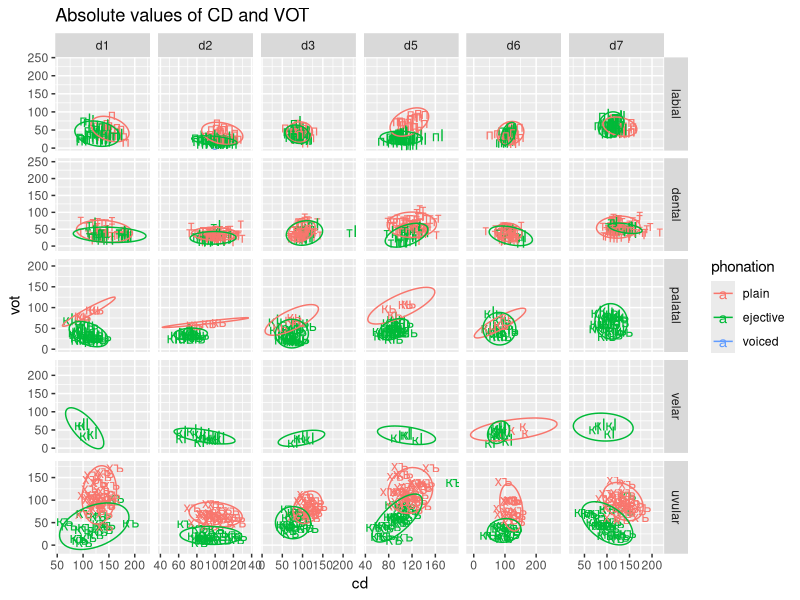
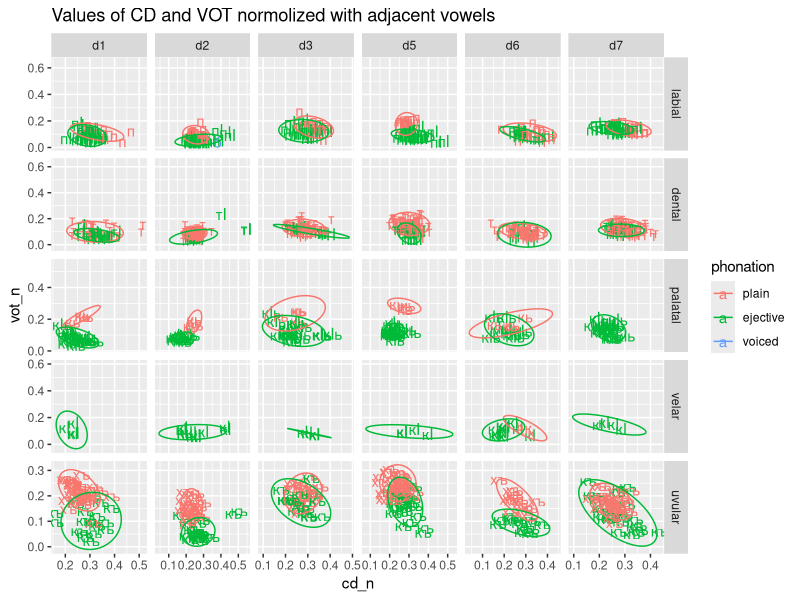
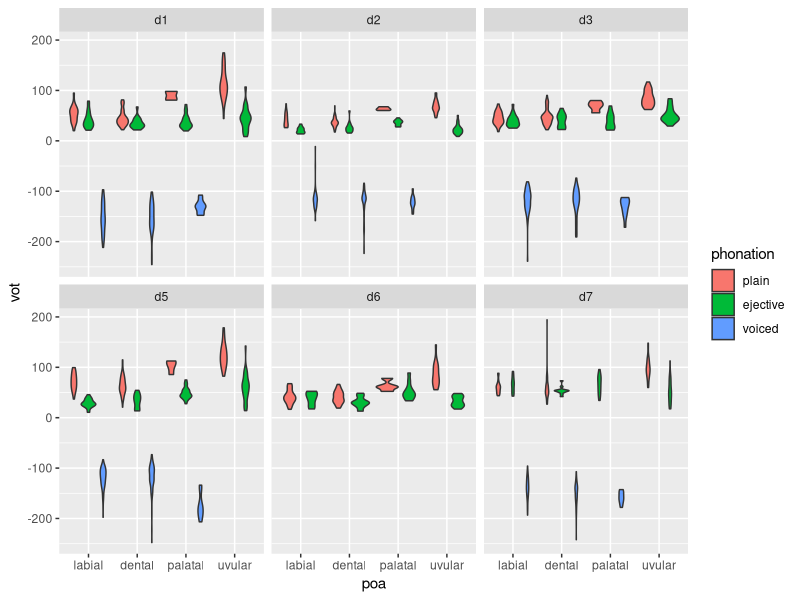

The R script that drew these images, in order: (Note: this script raises an error after producing the figures.)
setwd("/home/agricolamz/work/articles/2019_Abaza_VOT_Mamonova/github_repo")
library(tidyverse)
df <- read_csv("result_all_v2.csv")


df %>% 
  filter(duration < 250) %>% 
  mutate(cons = factor(cons, c("б", "п", "пI", "д", "т", "тI", "гь", "кь", "кIь", "г", "к", "кI", "хъ", "къ")),
         poa = case_when(cons == "б" ~ "labial", 
                         cons == "п" ~ "labial", 
                         cons == "пI" ~ "labial", 
                         cons == "д" ~ "dental",
                         cons == "т" ~ "dental", 
                         cons == "тI" ~ "dental", 
                         cons == "гь" ~ "palatal", 
                         cons == "кь" ~ "palatal", 
                         cons == "кIь" ~ "palatal", 
                         cons == "г" ~ "velar", 
                         cons == "к" ~ "velar", 
                         cons == "кI" ~ "velar", 
                         cons == "хъ" ~ "uvular", 
                         cons == "къ" ~ "uvular"),
         phonation = case_when(cons == "б" ~ "voiced", 
                         cons == "п" ~ "plain", 
                         cons == "пI" ~ "ejective", 
                         cons == "д" ~ "voiced",
                         cons == "т" ~ "plain", 
                         cons == "тI" ~ "ejective", 
                         cons == "гь" ~ "voiced", 
                         cons == "кь" ~ "plain", 
                         cons == "кIь" ~ "ejective", 
                         cons == "г" ~ "voiced", 
                         cons == "к" ~ "plain", 
                         cons == "кI" ~ "ejective", 
                         cons == "хъ" ~ "plain", 
                         cons == "къ" ~ "ejective"),
         poa = factor(poa, c("labial", "dental", "palatal", "velar", "uvular")),
         phonation = factor(phonation, c("plain", "ejective", "voiced"))) %>% 
  select(-start_time, -end_time) %>% 
  group_by(speaker, utterance, word) %>% 
  mutate(sum = sum(duration)) %>% 
  filter(!is.na(cons)) %>% 
  ungroup() %>% 
  slice(-c(3180, 3181, 3183, 3184, 3185, 3186)) %>% 
  spread(annotation, duration, fill = NA) %>% 
  mutate(cd_n = cd/sum,
         vot_n = vot/sum) ->
data

data %>% 
  ggplot(aes(cd, vot, label = cons, color = phonation))+
  geom_text()+
  facet_grid(poa~speaker, scales = "free")+
  stat_ellipse()+
  labs(title = "Absolute values of CD and VOT")

data %>% 
  ggplot(aes(cd_n, vot_n, label = cons, color = phonation))+
  geom_text()+
  facet_grid(poa~speaker, scales = "free")+
  stat_ellipse()+
  labs(title = "Values of CD and VOT normolized with adjacent vowels")


data %>% 
  filter(poa != "velar") %>% 
  mutate(vot = ifelse(str_detect(cons, "[бдг]"), -vot, vot)) ->
  data_for_glm

data_for_glm %>% 
  ggplot(aes(poa, vot, fill = phonation))+
  geom_violin()+
  facet_wrap(~speaker)
library(lme4)
library(lmerTest)
fit <- lmer(vot~poa+phonation+(1|speaker)+(1|utterance)+(1|word), data = data_for_glm)
summary(fit)

library(tidyverse)
as.matrix(cf) %>% 
  as.data.frame() %>% 
  mutate(names = rownames(.)) %>% 
  slice(-c(1:3)) %>% 
  mutate(fit = fit@beta) %>% 
  select(names, fit, `2.5 %`, `97.5 %`)

library(effects)
summary(fit)
plot(allEffects(fit))

data %>% 
  filter(poa != "velar") %>% 
  mutate(cons = case_when(
    cons == "б" ~ "b",
    cons == "п" ~ "p",
    cons == "пI" ~ "p'",
    cons == "д" ~ "d",
    cons == "т" ~ "t",
    cons == "тI" ~ "t'",
    cons == "гь" ~ "gʲ",
    cons == "кь" ~ "kʲ",
    cons == "кIь" ~ "k'ʲ",
    cons == "хъ" ~ "q",
    cons == "къ" ~ "q'")) %>% 
  count(cons, utterance, speaker) %>% 
  spread(utterance, n) %>% 
  arrange(speaker) %>% 
  select(-u4, -u5) %>% 
  pivot_longer(names_to = "utterance", values_to = "number", cf:u3) %>% 
  ggplot(aes(cons, number, label = number, fill = utterance))+
  geom_col(position = "dodge")+
  facet_wrap(~speaker)+
  theme_bw()
  
  
